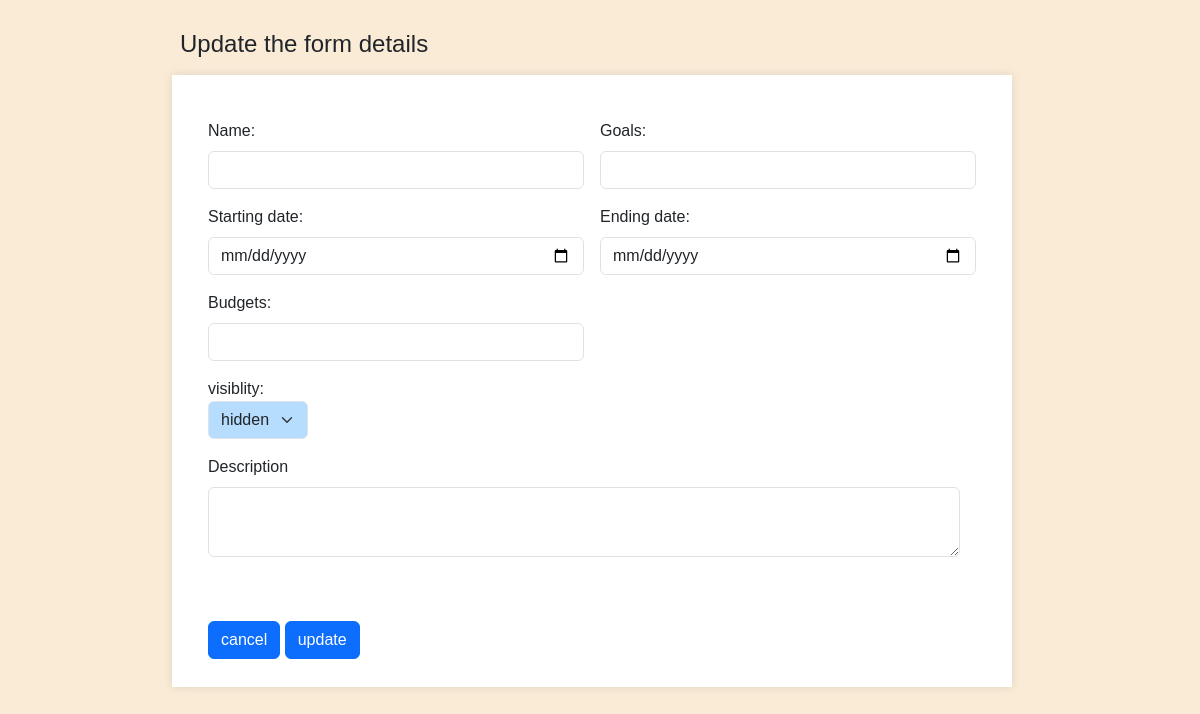
The page /update_camp_details/5 on the database as committed earlier.
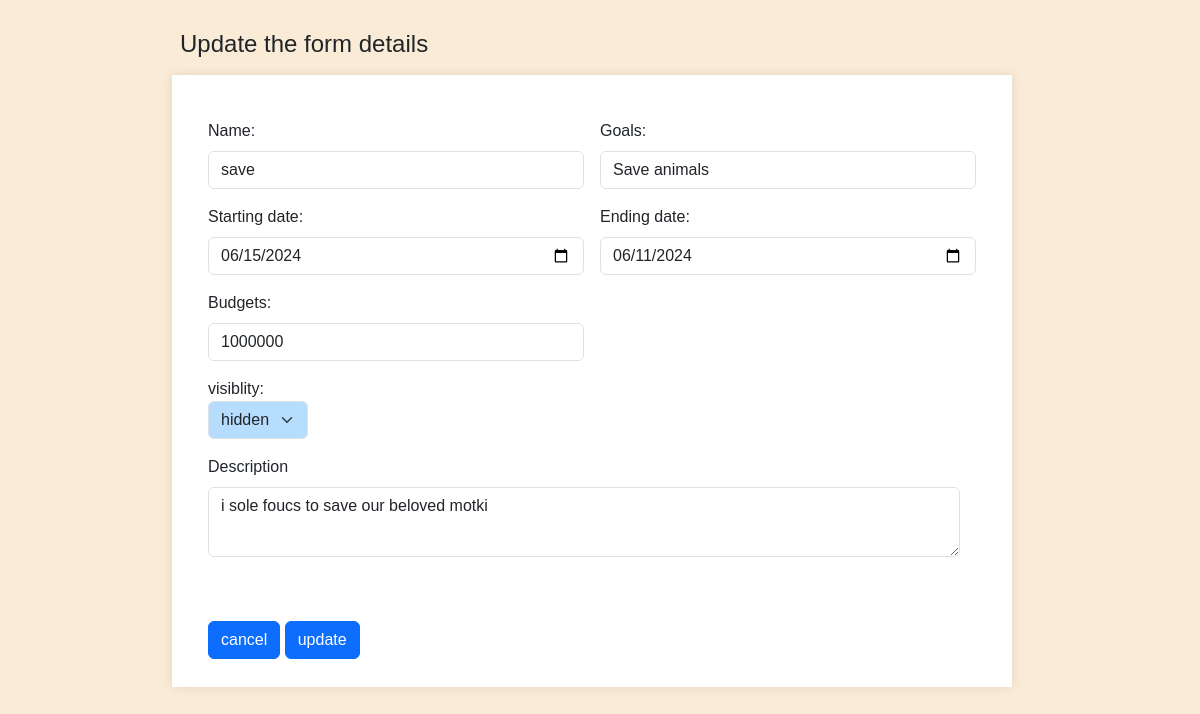
The same page on the database as committed later.
### app.py (models this page shows)
class campaigns(db.Model):
    __tablename__='campaign'
    campaigns_id=db.Column(db.Integer,primary_key=True,autoincrement=True)
    sponser_id=db.Column(db.String,db.ForeignKey(Sponsers.Sponsers_id))
    name=db.Column(db.String,nullable=False)
    description=db.Column(db.String)
    start_date=db.Column(db.String)
    end_date=db.Column(db.String)
    budget=db.Column(db.Integer)
    Visibility=db.Column(db.String)
    goals=db.Column(db.String)

### app.py (the view)
@app.route("/update_camp_details/<int:campaigns_id>",methods=["GET"])
def some1(campaigns_id):
    data=db.session.query(campaigns).get(campaigns_id)
    print(data)
    return render_template("update_campdetails.html",data=data)

### templates/update_campdetails.html (shortened to what this page needs)
<!DOCTYPE html>
<html lang="en">
<head>
    <link href="https://cdn.jsdelivr.net/npm/bootstrap@5.3.3/dist/css/bootstrap.min.css" rel="stylesheet">
    <link rel="stylesheet" href="\static\style.css">
</head>
<body class="det">
     <h4>Update the form details</h4><br>
    <form class="row g-3" method="POST" action="/edit_campdetails/{{data.campaigns_id}}">
        <div class="col-md-6">
            <label for="inputCity" class="form-label">Name: </label>
            <input type="text" class="form-control" id="name" value="{{data.name}}" name="Name">
        </div><br>
        <div class="col-md-6">
            <label for="inputCity" class="form-label">Goals:</label>
            <input type="text" class="form-control" id="name" value="{{data.goals}}" name="Goals">
        </div><br>
        <div class="col-md-6">
            <label for="inputCity" class="form-label">Starting date:</label>
            <input type="date" class="form-control" id="name" value="{{data.start_date}}" name="sdate">
        </div><br>
        <div class="col-md-6">
            <label for="inputCity" class="form-label">Ending date:</label>
            <input type="date" class="form-control" id="name" value="{{data.end_date}}" name="edate">
        </div><br>
        <div class="col-md-6">
            <label for="inputCity" class="form-label">Budgets:</label>
            <input type="text" class="form-control" id="name" value="{{data.budget}}" name="budget">
        </div><br>
        <div class="dropdown">
            visiblity:
            <select name="visiblity" class="form-select" id="floatingSelect">
                <option>hidden</option>
            </select>
        </div><br>
        <div class="col-md-6 " >
            <div class="text-break">
                <label for="inputCity" class="form-label">Description</label>
                <textarea type="text" class="form-control" id="names"  name="description">{{data.description}}</textarea>
            </div>
        </div><br>
        <div class="col-12">
            <a href="/sponserhome/{{data.campaigns_id}}" class="btn btn-primary">cancel</a>
            <button type="submit" class="btn btn-primary">update</button>
        </div>
    </form>
    <br>
</body>
</html>

### static/style.css (style rules this page uses)
* { font-family:Tahoma, Geneva, Verdana, sans-serif; height: auto; }
.form-select { width: 100px; background-color: #b6dcfe; }
.det { margin-left: 15%; margin-right: 15%; background-color: antiquewhite; margin-top: 30px; justify-content: center; align-self: center; }
.g-3 { border: 8px solid white; background-color: white; padding: 20px; box-shadow: 0 0 10px rgba(0, 0, 0, 0.1); width: 100%; margin-right: 500px; }
#names { height: 70px; text-wrap:balance; }
.text-break { height: 150px; width: 200%; }

Rows that differ between the two databases and show on the page:
added campaigns: Name "save", Goals "Save animals", sdate "06/15/2024", edate "06/11/2024", budget "1000000", description "i sole foucs to save our beloved motki"
